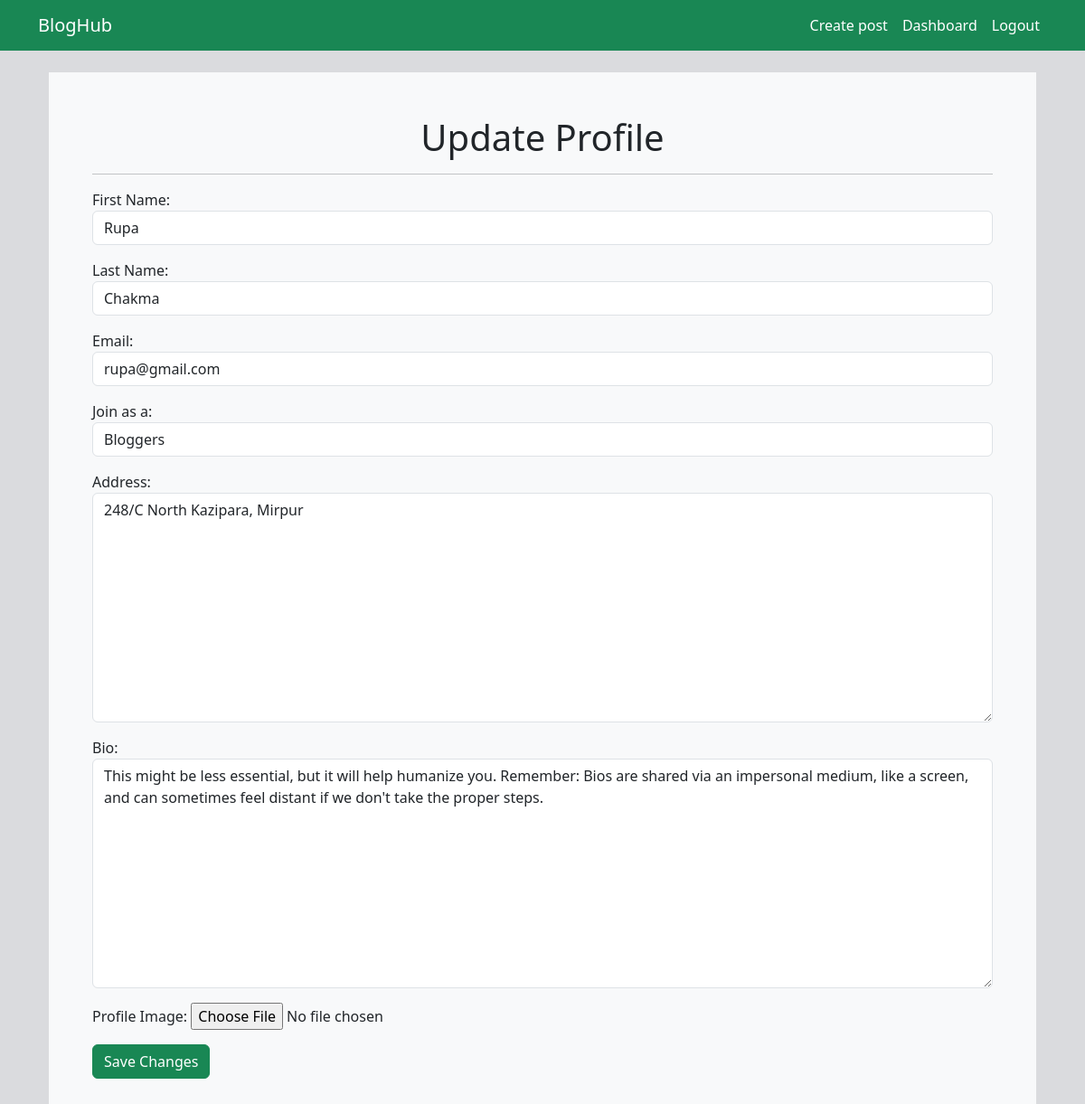
Page /update_blogger_profile (signed in) on the committed database.
### main_app/models.py (models this page shows, shortened)
class CustomUser(AbstractUser):
    user_type = models.CharField(max_length=20)

class Profile(models.Model):
    user_profile = models.OneToOneField(CustomUser, on_delete=models.CASCADE)
    profilepic = models.ImageField(upload_to="image",blank=True,null=True)
    bio = models.TextField(blank=True)
    address = models.TextField()

### main_app/views.py (the view)
# urls.py: path('update_blogger_profile', views.update_blogger_profile,name="update_blogger_profile"),
@login_required
def update_blogger_profile(request):
    user = request.user
    blogger_profile, created = Profile.objects.get_or_create(user_profile=user)
    if request.method == 'POST':
        user_form = UserProfileUpdateForm(request.POST, instance=user)
        blogger_profile_form = ProfileForm(request.POST, request.FILES, instance=blogger_profile)
        if user_form.is_valid() and blogger_profile_form.is_valid():
            user_form.save()
            blogger_profile_form.save()
            return redirect('blogger_profile_view')
    else:
        user_form = UserProfileUpdateForm(instance=user)
        blogger_profile_form = ProfileForm(instance=blogger_profile)
    return render(request, 'bloggers/update_profile.html', {'user_form': user_form, 'blogger_profile_form': blogger_profile_form})

### main_app/forms.py
class UserProfileUpdateForm(forms.ModelForm):
    user_type = forms.ChoiceField(
        label='Join as a:',
        choices=[('', '-------'), ('blogger', 'Bloggers'), ('viewer', 'Viewers')],
        widget=forms.Select(attrs={'class': 'form-control'})
    )
    class Meta:
        model = CustomUser
        fields = ['first_name', 'last_name', 'email', 'user_type']
        labels = {'first_name': 'First Name', 'last_name': 'Last Name', 'email': 'Email'}
        widgets = {
            'username': forms.TextInput(attrs={'class': 'form-control'}),
            'first_name': forms.TextInput(attrs={'class': 'form-control'}),
            'last_name': forms.TextInput(attrs={'class': 'form-control'}),
            'email': forms.EmailInput(attrs={'class': 'form-control'}),
        }

class ProfileForm(forms.ModelForm):
    class Meta:
        model = Profile
        fields = ['address','bio','profilepic']
        labels = {'address':'Address','bio':'Bio','profilepic':'Profile Image'}
        widgets = {
            'address':forms.Textarea(attrs={'class':'form-control'}),
            'bio':forms.Textarea(attrs={'class':'form-control'}),
            'profilepic': forms.FileInput(attrs={'class': 'form-control-file'}),
        }

### main_app/templates/bloggers/update_profile.html (shortened to what this page needs)
{% extends "../base.html" %}
{% block content %}
  <div class="container p-4">
    <div class="p-5 bg-light">
        <h1 class="text-center">Update Profile</h1>
        <hr>
    <form action="{% url 'update_blogger_profile' %}" method="post" enctype="multipart/form-data">
      {{ user_form.as_p }}
      {{ blogger_profile_form.as_p }}
      <button type="submit" class="btn btn-success">Save Changes</button>
    </form>
    </div>
  </div>
{% endblock %}

### main_app/templates/base.html (shortened to what this page needs)
<!doctype html>
<html lang="en">
  <head>
    <link href="https://cdn.jsdelivr.net/npm/bootstrap@5.3.2/dist/css/bootstrap.min.css" rel="stylesheet">
  </head>
  <body style="background-color: rgb(218, 219, 222);">
    <nav class="navbar navbar-expand-lg bg-success">
        <div class="container">
          <a class="navbar-brand text-white" href="{% url 'postlist' %}">BlogHub</a>
          <div class="collapse navbar-collapse" id="navbarSupportedContent">
            <ul class="navbar-nav ms-auto mb-2 mb-lg-0">
              {% if request.user.is_authenticated %}
              {% if user.user_type == 'blogger' %}
              <li class="nav-item">
                <a class="nav-link text-white" href="{% url 'create_post' %}">Create post</a>
              </li>
              <li class="nav-item">
                <a class="nav-link text-white" href="{% url 'blogger_profile_view' %}">Dashboard</a>
              </li>
              {% endif %}
              <li class="nav-item">
                <a class="nav-link text-white" href="{% url 'logout' %}">Logout</a>
              </li>
             {% endif%}
            </ul>
          </div>
        </div>
      </nav>
      {% block content %}
      {% endblock content %}
  </body>
</html>

### rows in the picture
CustomUser: first_name "Rupa", last_name "Chakma", email "rupa@gmail.com", user_type "Bloggers"
Profile: address "248/C North Kazipara, Mirpur", bio "This might be less essential, but it will help humanize you. Remember: Bios are shared via an impersonal medium, like a screen, and can sometimes feel distant if we don't take the proper steps."
